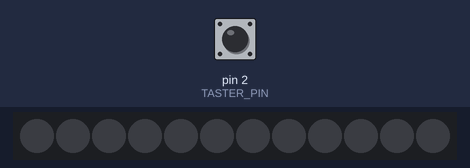
The sketch below on a simulated Arduino Uno, built with avr-gcc and run on an emulated ATmega328P. On the bench: 12 RGB LEDs in strip order, left to right. The test bench sets the inputs (shaded band); at power-on: pin 2 (TASTER_PIN) HIGH. Dim RGB values are drawn brighter than linear.

Above: at 2.2 s.
2.3 s: pin 2 (TASTER_PIN) pulled LOW for 0.15 s
At 2.55 s:
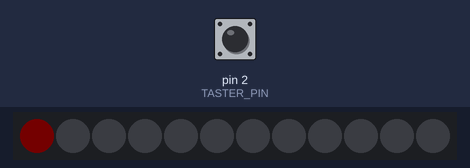
At 8.11 s:
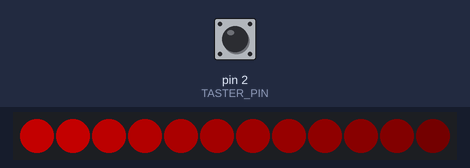
Timing chart, 0 to 9.0 s (numbered marks = the images above; inputs shaded):
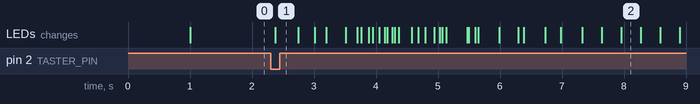

Measured:
- after the input at 2.3 s, the LEDs: change after 0.07 s (image 1)

The sketch:

stahl_switch.ino
```cpp
#include <FastLED.h>

// Konfiguration Hardware
#define LED_PIN     8          // Data Pin der die WS2812B steuert
#define TASTER_PIN  2          // Start-Taster an Pin 2 gegen GND geschaltet
#define NUM_LEDS    12         // Anzahl LED's im Streifen
#define BRIGHTNESS  255
#define LED_TYPE    WS2812B
#define COLOR_ORDER GRB

#define tasterAvalible        // muss einkommentiert werden wenn eine Taster an PIN 2 gegen GND angeschloßen wird.

CRGB leds[NUM_LEDS];

// ==========================================
// ZEIT- UND ABSTIMMUNGS-KONFIGURATION
// ==========================================
const unsigned long phase3GluehDauer = 2000; // Dauer der maximalen Hitze in ms
const unsigned long neustartWartezeit = 1000; // Pause nach dem Abkühlen in ms

// --- Gemeinsame Helligkeits- und Farbgrenzen ---
const uint8_t startHelligkeit = 30;
const uint8_t zielHelligkeit = 160;
const uint8_t zielFarbton = 20;

// --- Variablen für die flüssigen Animationen ---
uint16_t flussPosition = 0;
const uint16_t geschwindigkeitPhase1 = 15;
const uint16_t geschwindigkeitPhase2 = 12;
const uint16_t geschwindigkeitPhase4 = 15;

// Variablen für das zeitgesteuerte Aufdimmen von LED 0
uint8_t startDimmWert = 0;
unsigned long letzterDimmSchrittZeit = 0;
const unsigned long dimmIntervall = 40;

// Variablen für das unregelmäßige Flackern (Perlin-Noise)
uint16_t rauschZeit = 0;
const uint16_t rauschGeschwindigkeit = 15;
const uint8_t flackerIntensitaet = 25;

// Status-Steuerung
// Phase 0 = Standby (Warten auf Taster), 1 = Rot, 2 = Gelb, 3 = Glühen, 4 = Abkühlen
int phase = 0;
unsigned long warteStartzeit = 0;

// ==========================================
// VORWÄRTSDEKLARATIONEN (Für VS Code)
// ==========================================
void warteAufTaster();
void befuelleRotFluessig();
void schiebeGelbFluessig();
void halteGlutFluessig();
void kuehleAbFluessig();
uint8_t berechneFlackern(int ledIndex, uint8_t basisHelligkeit);

// ==========================================
// ARDUINO CORE FUNKTIONEN
// ==========================================
void setup() {
  delay(1000);

  // TASTER-PIN als Eingang mit internem Pull-Up konfigurieren
  pinMode(TASTER_PIN, INPUT_PULLUP);

  FastLED.addLeds<LED_TYPE, LED_PIN, COLOR_ORDER>(leds, NUM_LEDS).setCorrection(TypicalLEDStrip);
  FastLED.setBrightness(BRIGHTNESS);
  fill_solid(leds, NUM_LEDS, CRGB::Black);
  FastLED.show();
}

void loop() {
  rauschZeit += rauschGeschwindigkeit;

  switch (phase) {
    case 0: warteAufTaster();        break; // Neuer Standby-Modus
    case 1: befuelleRotFluessig();   break;
    case 2: schiebeGelbFluessig();   break;
    case 3: halteGlutFluessig();     break;
    case 4: kuehleAbFluessig();      break;
  }
}

// ==========================================
// HILFSFUNKTION FÜR DAS NATÜRLICHE FLACKERN
// ==========================================
uint8_t berechneFlackern(int ledIndex, uint8_t basisHelligkeit) {
  if (basisHelligkeit < 10) return basisHelligkeit;
  uint8_t rauschWert = inoise8(ledIndex * 50, rauschZeit);
  int8_t abweichung = map(rauschWert, 0, 255, -flackerIntensitaet, 5);
  return qadd8(qsub8(basisHelligkeit, -abweichung > 0 ? -abweichung : 0), abweichung > 0 ? abweichung : 0);
}

// ==========================================
// FLÜSSIGE UNTERFUNKTIONEN
// ==========================================

// Phase 0: Standby - Wartet blockierungsfrei auf den Knopfdruck
void warteAufTaster() {
  // Durch den internen Pull-Up ist der Pin standardmäßig HIGH (1).
  // Beim Drücken wird er mit GND verbunden und wird LOW (0).
  if (digitalRead(TASTER_PIN) == LOW) {
    delay(50); // Kleines Entprellen des mechanischen Tasters
    if (digitalRead(TASTER_PIN) == LOW) {
      phase = 1; // Starte den Hochofen-Zyklus
    }
  }
  delay(20);
}

// Phase 1: Rotes Befüllen
void befuelleRotFluessig() {
  if (startDimmWert < startHelligkeit) {
    if (millis() - letzterDimmSchrittZeit >= dimmIntervall) {
      letzterDimmSchrittZeit = millis();
      startDimmWert++;
    }
    leds[0] = CHSV(0, 255, berechneFlackern(0, startDimmWert));
    for (int i = 1; i < NUM_LEDS; i++) {
      leds[i] = CRGB::Black;
    }
  }
  else {
    flussPosition += geschwindigkeitPhase1;
    uint8_t aktuellerPixelIndex = flussPosition >> 8;
    uint8_t bruchteil = flussPosition & 0xFF;

    for (int i = 0; i < NUM_LEDS; i++) {
      if (i < aktuellerPixelIndex) {
        uint16_t pixelFortschritt = flussPosition - (i << 8);
        uint8_t dynamischeHelligkeit = map(pixelFortschritt, 0, (NUM_LEDS - 1) << 8, startHelligkeit, zielHelligkeit);
        if (dynamischeHelligkeit > zielHelligkeit) dynamischeHelligkeit = zielHelligkeit;
        leds[i] = CHSV(0, 255, berechneFlackern(i, dynamischeHelligkeit));
      }
      else if (i == aktuellerPixelIndex) {
        uint8_t weicheHelligkeit = map(bruchteil, 0, 255, 0, startHelligkeit);
        leds[i] = CHSV(0, 255, berechneFlackern(i, weicheHelligkeit));
      }
      else {
        leds[i] = CRGB::Black;
      }
    }

    if (aktuellerPixelIndex >= NUM_LEDS) {
      flussPosition = 0;
      phase = 2;
    }
  }
  FastLED.show();
  delay(20);
}

// Phase 2: Gelb-Wechsel
void schiebeGelbFluessig() {
  flussPosition += geschwindigkeitPhase2;
  uint8_t aktuellerPixelIndex = flussPosition >> 8;
  uint8_t bruchteil = flussPosition & 0xFF;

  for (int i = 0; i < NUM_LEDS; i++) {
    uint8_t roteHelligkeit = map(i, 0, NUM_LEDS - 1, zielHelligkeit, startHelligkeit);

    if (i < aktuellerPixelIndex) {
      leds[i] = CHSV(zielFarbton, 255, berechneFlackern(i, zielHelligkeit));
    }
    else if (i == aktuellerPixelIndex) {
      uint8_t weicherFarbton = map(bruchteil, 0, 255, 0, zielFarbton);
      uint8_t weicheHelligkeit = map(bruchteil, 0, 255, roteHelligkeit, zielHelligkeit);
      leds[i] = CHSV(weicherFarbton, 255, berechneFlackern(i, weicheHelligkeit));
    }
    else {
      leds[i] = CHSV(0, 255, berechneFlackern(i, roteHelligkeit));
    }
  }

  if (aktuellerPixelIndex >= NUM_LEDS) {
    phase = 3;
    warteStartzeit = millis();
  }
  FastLED.show();
  delay(20);
}

// Phase 3: Stabil glühen lassen
void halteGlutFluessig() {
  for (int i = 0; i < NUM_LEDS; i++) {
    leds[i] = CHSV(zielFarbton, 255, berechneFlackern(i, zielHelligkeit));
  }

  if (millis() - warteStartzeit >= phase3GluehDauer) {
    flussPosition = 0;
    phase = 4;
  }
  FastLED.show();
  delay(20);
}

// Phase 4: Auskühlen
void kuehleAbFluessig() {
  flussPosition += geschwindigkeitPhase4;
  uint8_t aktuellerPixelIndex = flussPosition >> 8;
  uint8_t bruchteil = flussPosition & 0xFF;

  for (int i = 0; i < NUM_LEDS; i++) {
    if (i < aktuellerPixelIndex) {
      leds[i] = CRGB::Black;
    }
    else if (i == aktuellerPixelIndex) {
      uint8_t weicheHelligkeit = map(bruchteil, 0, 255, zielHelligkeit, 0);
      leds[i] = CHSV(zielFarbton, 255, berechneFlackern(i, weicheHelligkeit));
    }
    else {
      leds[i] = CHSV(zielFarbton, 255, zielHelligkeit);
    }
  }

  if (aktuellerPixelIndex >= NUM_LEDS) {
    fill_solid(leds, NUM_LEDS, CRGB::Black);
    FastLED.show();

    // Nachlauf-Pause einhalten
    delay(neustartWartezeit);

    // Variablen zurücksetzen und zurück in Phase 0 (Standby) wechseln
    flussPosition = 0;
    startDimmWert = 0;
    phase = 0;
  }
  FastLED.show();
  delay(20);
}
```
